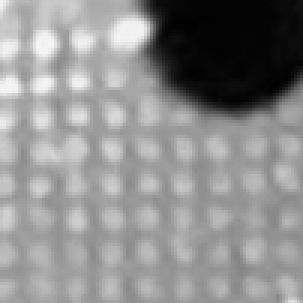
#> input picture Project4/data/elegans/0_test/image_1009.png, 101 x 101 px (shown 3 times larger)
$ python -i elegans_inferenece_portable.py   (imports and definitions only)
#> lines starting #> are read from the running program, lines starting #| are printed output that depends on the picture; after the words box and inside, x2 and y2 are one past the last pixel; in counts of white or black regions, pixels touching at a corner belong together
#> further down, picture is the input picture: shape (101, 101); min 0, max 244, mean 141.9
"""
Portable inference for worm / no‑worm.

Requirements:  numpy  opencv-python  pandas  openpyxl
"""

import os, cv2, json, numpy as np, pandas as pd, tkinter as tk
from tkinter import filedialog, messagebox
from skimage.feature import hog, local_binary_pattern

# ---------- load NP weights ----------
# [4 lines left out: function load_np_model, not called in this run]

def sigmoid(z): return 1/(1+np.exp(-z))

def predict_batch(feat, W, b):
    p = sigmoid(feat.dot(W)+b)
    return (p>=0.5).astype(np.int8), p

# ---------- features ----------
def preprocess(img):
    clahe=cv2.createCLAHE(2.0,(8,8)); img=clahe.apply(img)
#> after `img = clahe.apply(img)`:
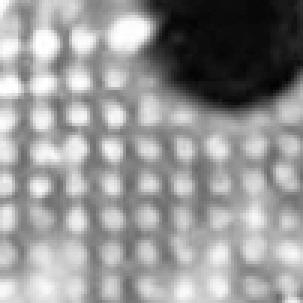
#> img: shape (101, 101) (shown 3 times larger); min 3, max 255, mean 149.4
    img=cv2.medianBlur(img,3); edges=cv2.Canny(img,50,150)
#> after `edges = cv2.Canny(img, 50, 150)`:
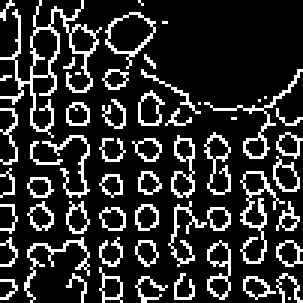
#> edges: shape (101, 101) (shown 3 times larger); 18.1% white in thin lines or dots
    return cv2.addWeighted(img,0.8,edges,0.2,0)
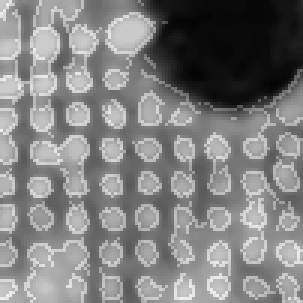
#> returned value: shape (101, 101) (shown 3 times larger); min 3, max 239, mean 128.6

# [45 lines left out: functions extract_features, choose_and_run, not called in this run]

# [2 lines not run here, left out]

>>> import cv2
>>> picture = cv2.imread('../../../data/elegans/0_test/image_1009.png', cv2.IMREAD_GRAYSCALE)
>>> result = preprocess(picture)

$ run again, on Project4/data/elegans/0_test/image_1332.png
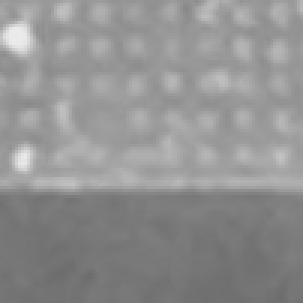
#> input picture Project4/data/elegans/0_test/image_1332.png, 101 x 101 px (shown 3 times larger)
#> picture is the input picture: shape (101, 101); min 108, max 234, mean 145.1
#> in preprocess, `edges = cv2.Canny(img, 50, 150)`:
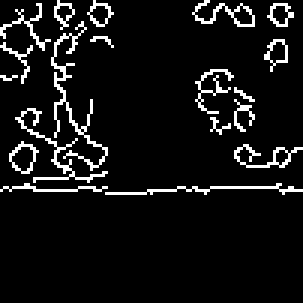
#> edges: shape (101, 101) (shown 3 times larger); 7.7% white in thin lines or dots, all inside (x1, y1, x2, y2) = (0, 0, 101, 65)
#> in preprocess, `return cv2.addWeighted(img,0.8,edges,0.2,0)`:
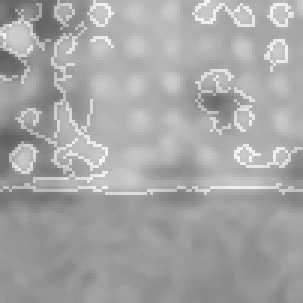
#> returned value: shape (101, 101) (shown 3 times larger); min 95, max 248, mean 165.7

$ run again, on Project4/data/elegans/0_test/image_1598.png
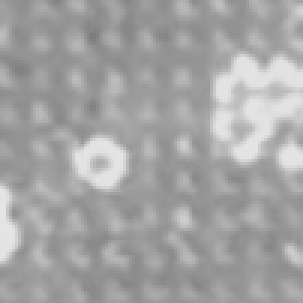
#> input picture Project4/data/elegans/0_test/image_1598.png, 101 x 101 px (shown 3 times larger)
#> picture is the input picture: shape (101, 101); min 123, max 229, mean 164.1
#> in preprocess, `edges = cv2.Canny(img, 50, 150)`:
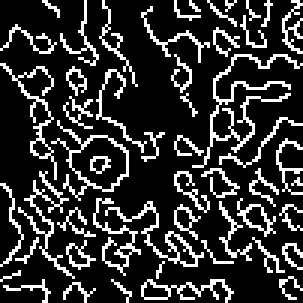
#> edges: shape (101, 101) (shown 3 times larger); 19.6% white in thin lines or dots
#> in preprocess, `return cv2.addWeighted(img,0.8,edges,0.2,0)`:
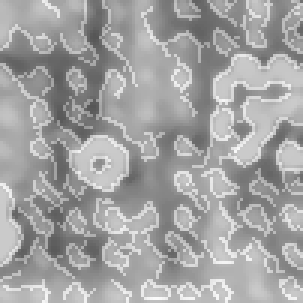
#> returned value: shape (101, 101) (shown 3 times larger); min 86, max 251, mean 162.9

$ run again, on Project4/data/elegans/0_test/image_166.png
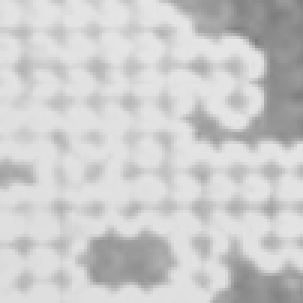
#> input picture Project4/data/elegans/0_test/image_166.png, 101 x 101 px (shown 3 times larger)
#> picture is the input picture: shape (101, 101); min 121, max 229, mean 203.5
#> in preprocess, `edges = cv2.Canny(img, 50, 150)`:
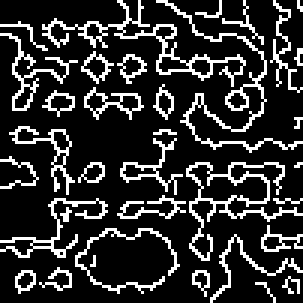
#> edges: shape (101, 101) (shown 3 times larger); 18.8% white in thin lines or dots
#> in preprocess, `return cv2.addWeighted(img,0.8,edges,0.2,0)`:
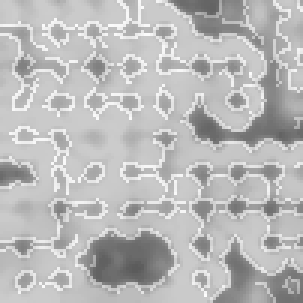
#> returned value: shape (101, 101) (shown 3 times larger); min 91, max 253, mean 185.8
